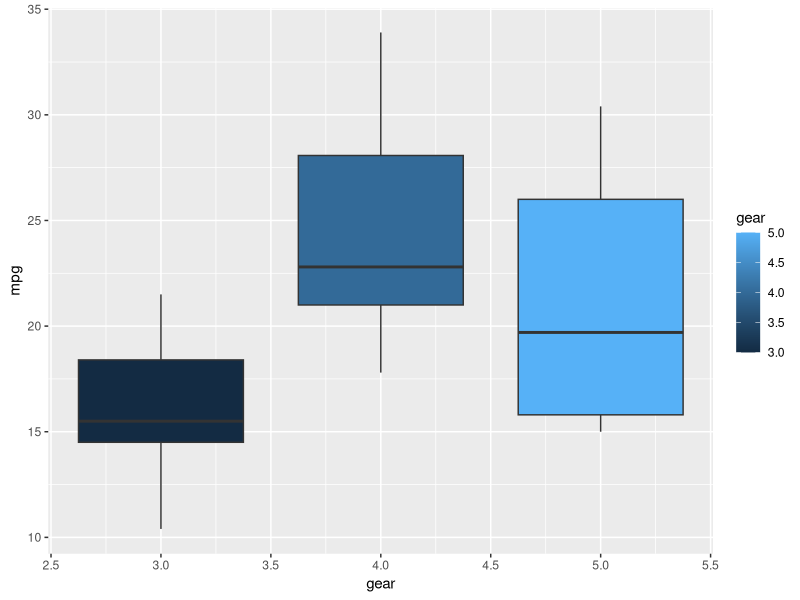
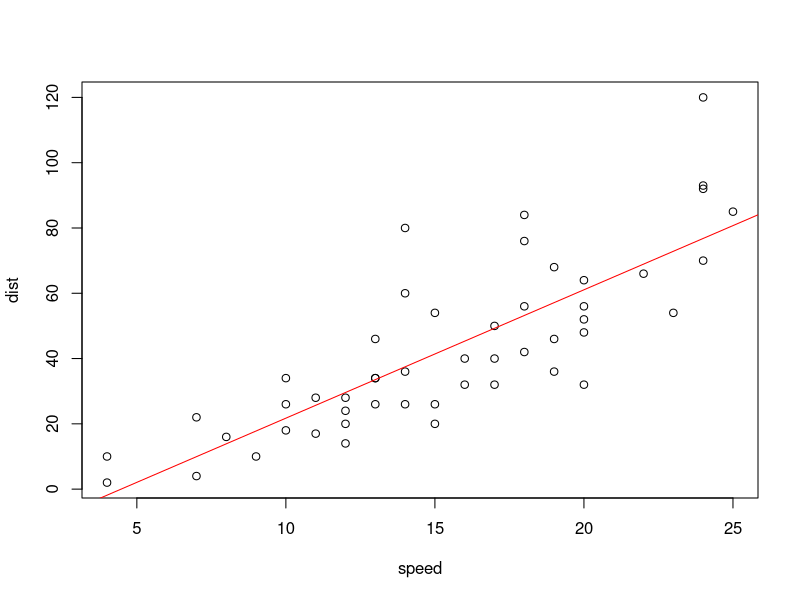

The R script that drew these images, in order:
## ---- chunk 1
knitr::opts_chunk$set(echo = TRUE)
## ---- chunk 2
#install.packages("tidyverse") #run only the first time
#install.packages("ggplot2") #run only the first time
library(ggplot2)
library(tidyverse)
## ---- chunk 3
cat(paste0("Question 3.1. Using the sum() function and : operator, write an expression in the code snippet to evaluate the sum of all integers between 5 and 55. (5pt)"))
a = 5
b = 55
n = b - a +1 
res_3.1 <- (n * (sum(a:b))) /2
cat(paste0("\nAnswer 3.1. Sum of all integers between 5 and 55 is = ",res_3.1))

## ---- chunk 4
cat(paste0("Question 3.2. Write a function called sumfun with one input parameter, called n, that calculates the sum of all integers between 5 and n. Use the function to do the calculation for n = 10, n = 20, and n = 100 and present the results. (5pt) \n"))

sumfun <- function(input) {
  p = input - 4 
  output <- (p * (sum(5:input))) /2
  return(output)
}

cat(paste0("Answer 3.2:"))
cat(paste0("\n sum of all integers between 5 and 10 is ", sumfun(10)))
cat(paste0("\n sum of all integers between 5 and 20 is ", sumfun(20)))
cat(paste0("\n sum of all integers between 5 and 100 is ", sumfun(100)))

## ---- chunk 5
cat(paste0("Question 3.3. The famous Fibonacci series is calculated as the sum of the two preceding members of the sequence, where the first two steps in the sequence are 1, 1. Write an R script using a for loop to calculate and print out the first 12 entries of the Fibonacci series. (5pt) \n"))

Fibonacci = list(1,1)
n1 = 1
n2 = 1
count=1
for (count in 1:10){
  nth = n1 + n2
  Fibonacci = append(Fibonacci, nth)
  # update values
  n1 = n2
  n2 = nth
  count = count + 1
}

cat(paste0("Answer 3.3 First 12 entries of the Fibonacci series are "))
cat(paste0(Fibonacci))

## ---- chunk 6
cat(paste0("Question 3.4. With the mtcars dataset bundled with R, use ggplot to generate a box of miles per gallon (in the variable mpg) as a function of the number of gears (in the variable gear). Use the fill aesthetic to colour bars by number of gears. (5pt) \n"))
ggplot(data = mtcars, 
       mapping = aes(x=gear, y=mpg, group = gear, fill=gear)) + 
  geom_boxplot() 

## ---- chunk 7
cat(paste0("Question 3.5. Using the cars dataset and the function lm, fit a linear relationship between speed and breaking distance in the variable distance. What are the fitted slope and intercept of the line, and their standard errors? What are the units used for the variables in the dataset? (5pt) \n"))

cars_linear_model <- lm(dist ~ speed, data=cars)
results3.5 <- cars_linear_model$coefficients
fitted_intercept <- results3.5[[1]]
cat("Answer 3.5: \nThe intercept of the fitted model is ",fitted_intercept)
cat(paste0("Summary of the Linear Model (Contains details about residual errors and standard errors in slope and intercept): "))
fitted_slope <- results3.5[[2]]
cat("\nThe slope of the fitted model is ",fitted_slope)
#cat(paste0("\nThe standard error in slope is ", summary[["coefficients"]][[4]]))

cat(paste0("\nThe resdiual standard error of the model is ",summary(cars_linear_model)$sigma)) 
## ---- chunk 8
cat(paste0("Question 3.6. Use ggplot to plot the data points from Task 6 and the linear fit. (5pt)"))
plot(dist ~ speed, data=cars)
abline(cars_linear_model, col='red')
## ---- chunk 9
cat(paste0("Question 3.7. Again using the cars dataset, now use linear regression (lm) to estimate the average reaction time for the driver to start braking (in seconds). To simplify matters you may assume that once braking commences, braking distance is proportional to the square of the speed. Explain the steps in your analysis. Do you get reasonable results? Finally, use ggplot to plot the data points and the fitted relationship. (10pt)"))

